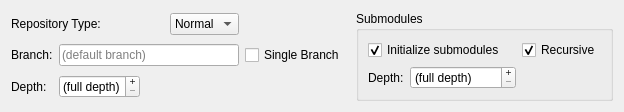
<?xml version="1.0" encoding="UTF-8"?>
<ui version="4.0">
 <class>CloneOptionsWdgt</class>
 <widget class="QWidget" name="CloneOptionsWdgt">
  <property name="geometry">
   <rect>
    <x>0</x>
    <y>0</y>
    <width>624</width>
    <height>111</height>
   </rect>
  </property>
  <property name="windowTitle">
   <string>Form</string>
  </property>
  <layout class="QGridLayout" name="gridLayout">
   <item row="0" column="0" colspan="2">
    <widget class="QLabel" name="label_5">
     <property name="sizePolicy">
      <sizepolicy hsizetype="Maximum" vsizetype="Preferred">
       <horstretch>0</horstretch>
       <verstretch>0</verstretch>
      </sizepolicy>
     </property>
     <property name="text">
      <string>Repository Type:</string>
     </property>
    </widget>
   </item>
   <item row="0" column="2">
    <widget class="QComboBox" name="txtCloneMode">
     <property name="sizePolicy">
      <sizepolicy hsizetype="Maximum" vsizetype="Fixed">
       <horstretch>0</horstretch>
       <verstretch>0</verstretch>
      </sizepolicy>
     </property>
     <item>
      <property name="text">
       <string>Normal</string>
      </property>
     </item>
     <item>
      <property name="text">
       <string>Bare</string>
      </property>
     </item>
     <item>
      <property name="text">
       <string>Mirror</string>
      </property>
     </item>
    </widget>
   </item>
   <item row="0" column="4" rowspan="3">
    <widget class="QGroupBox" name="grpSubmodules">
     <property name="title">
      <string>Submodules</string>
     </property>
     <property name="checked">
      <bool>false</bool>
     </property>
     <layout class="QGridLayout" name="gridLayout_2">
      <item row="1" column="0">
       <widget class="QLabel" name="label_7">
        <property name="sizePolicy">
         <sizepolicy hsizetype="Maximum" vsizetype="Preferred">
          <horstretch>0</horstretch>
          <verstretch>0</verstretch>
         </sizepolicy>
        </property>
        <property name="text">
         <string>Depth:</string>
        </property>
       </widget>
      </item>
      <item row="0" column="0" colspan="2">
       <widget class="QCheckBox" name="chkInitSubmodules">
        <property name="text">
         <string>Initialize submodules</string>
        </property>
        <property name="checked">
         <bool>true</bool>
        </property>
       </widget>
      </item>
      <item row="0" column="2">
       <widget class="QCheckBox" name="chkSubmodulesRecursive">
        <property name="text">
         <string>Recursive</string>
        </property>
        <property name="checked">
         <bool>true</bool>
        </property>
       </widget>
      </item>
      <item row="1" column="1">
       <widget class="QSpinBox" name="txtSMCloneDepth">
        <property name="sizePolicy">
         <sizepolicy hsizetype="Maximum" vsizetype="Fixed">
          <horstretch>0</horstretch>
          <verstretch>0</verstretch>
         </sizepolicy>
        </property>
        <property name="buttonSymbols">
         <enum>QAbstractSpinBox::PlusMinus</enum>
        </property>
        <property name="specialValueText">
         <string>(full depth)</string>
        </property>
        <property name="prefix">
         <string>Depth: </string>
        </property>
        <property name="maximum">
         <number>999999999</number>
        </property>
        <property name="singleStep">
         <number>10</number>
        </property>
       </widget>
      </item>
     </layout>
    </widget>
   </item>
   <item row="1" column="0">
    <widget class="QLabel" name="label_4">
     <property name="sizePolicy">
      <sizepolicy hsizetype="Maximum" vsizetype="Preferred">
       <horstretch>0</horstretch>
       <verstretch>0</verstretch>
      </sizepolicy>
     </property>
     <property name="text">
      <string>Branch:</string>
     </property>
    </widget>
   </item>
   <item row="1" column="1" colspan="2">
    <widget class="QLineEdit" name="txtBranch">
     <property name="text">
      <string/>
     </property>
     <property name="placeholderText">
      <string>(default branch)</string>
     </property>
    </widget>
   </item>
   <item row="1" column="3">
    <widget class="QCheckBox" name="chkSingleBranch">
     <property name="text">
      <string>Single Branch</string>
     </property>
    </widget>
   </item>
   <item row="2" column="0">
    <widget class="QLabel" name="label_6">
     <property name="sizePolicy">
      <sizepolicy hsizetype="Maximum" vsizetype="Preferred">
       <horstretch>0</horstretch>
       <verstretch>0</verstretch>
      </sizepolicy>
     </property>
     <property name="text">
      <string>Depth:</string>
     </property>
    </widget>
   </item>
   <item row="2" column="1" colspan="2">
    <widget class="QSpinBox" name="txtCloneDepth">
     <property name="sizePolicy">
      <sizepolicy hsizetype="Maximum" vsizetype="Fixed">
       <horstretch>0</horstretch>
       <verstretch>0</verstretch>
      </sizepolicy>
     </property>
     <property name="buttonSymbols">
      <enum>QAbstractSpinBox::PlusMinus</enum>
     </property>
     <property name="specialValueText">
      <string>(full depth)</string>
     </property>
     <property name="prefix">
      <string/>
     </property>
     <property name="maximum">
      <number>999999999</number>
     </property>
     <property name="singleStep">
      <number>10</number>
     </property>
    </widget>
   </item>
  </layout>
 </widget>
 <resources/>
 <connections/>
</ui>
